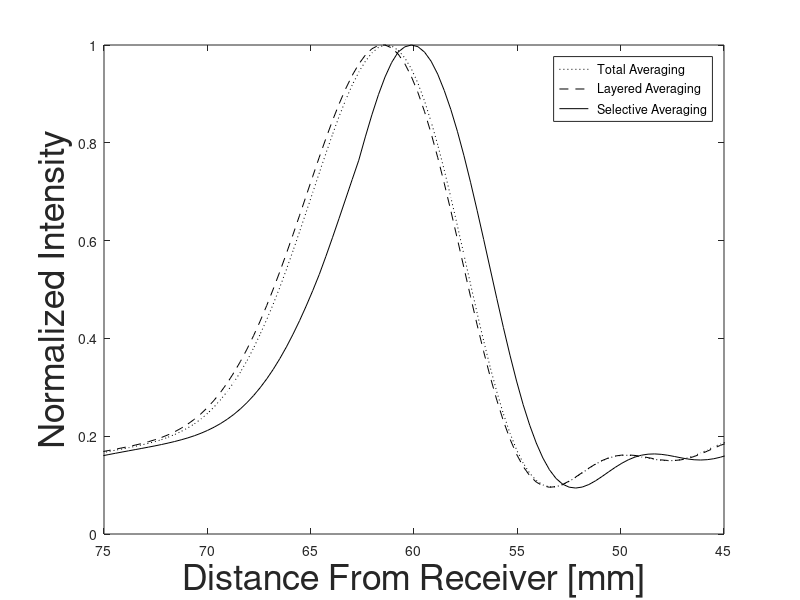

MATLAB code for this plot:
clear all
close all
clc

load( 'totalAvg.mat' );
totalAvgData = centerProfileNorm;
load( 'layered.mat' );
layeredData = centerProfileNorm;
load( 'selective.mat' );
selectiveData = centerProfileNorm;

figure()
hold all;
plot( 1E3.*z, totalAvgData, ':k' );
plot( 1E3.*z, layeredData, '--k' );
plot( 1E3.*z, selectiveData, 'k' );

box on;
xlabel('Distance From Receiver [mm]', 'FontSize', 26 );
ylabel('Normalized Intensity', 'FontSize', 26 );
xlim([45, 75]);
set( gca, 'XDir', 'Reverse' );
legend( ' Total Averaging', ' Layered Averaging', ' Selective Averaging' );

